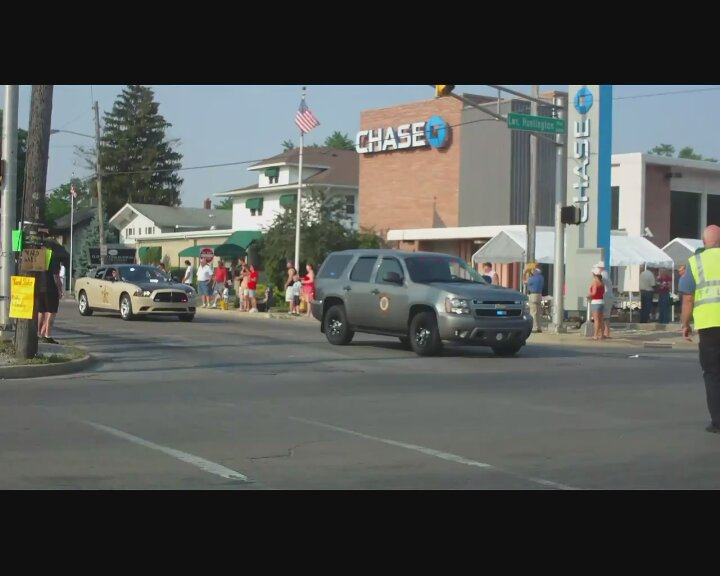
//> input picture frame2.jpg, 720 x 576 px
$ ./goodFeaturesToTrack_Demo2 ../frame2.jpg   (built with g++ and OpenCV 4)
//> lines starting //> are read from the running program, lines starting //| are printed output that depends on the picture; after the words box and inside, x2 and y2 are one past the last pixel; in counts of white or black regions, pixels touching at a corner belong together
/**
 * @function goodFeaturesToTrack_Demo.cpp
 * @brief Demo code for detecting corners using Shi-Tomasi method
 * @author OpenCV team
 */

#include "opencv2/imgcodecs.hpp"
#include "opencv2/highgui/highgui.hpp"
#include "opencv2/imgproc/imgproc.hpp"
#include <iostream>
#include <stdio.h>
#include <stdlib.h>

using namespace cv;
using namespace std;

/// Global variables
Mat src, src_gray;

int maxCorners = 23;
int maxTrackbar = 100;

RNG rng(12345);
const char* source_window = "Image";

/// Function header
void goodFeaturesToTrack_Demo( int, void* );

/**
 * @function main
 */
int main( int, char** argv )
{
  /// Load source image and convert it to gray
  src = imread( argv[1], 1 );
//> src is the input picture: 576 rows x 720 cols, CV_8UC3; mean B, G, R 86.2, 89.5, 86.4
  cvtColor( src, src_gray, COLOR_BGR2GRAY );
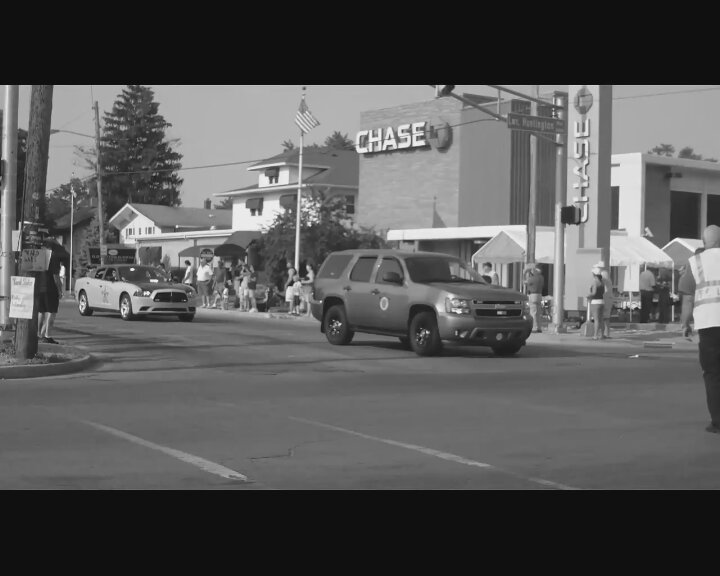
//> src_gray: 576 rows x 720 cols, CV_8UC1; min 6, max 249, mean 88.2

  /// Create Window
  namedWindow( source_window, WINDOW_AUTOSIZE );

  /// Create Trackbar to set the number of corners
  createTrackbar( "Max  corners:", source_window, &maxCorners, maxTrackbar, goodFeaturesToTrack_Demo );

  imshow( source_window, src );

  goodFeaturesToTrack_Demo( 0, 0 );

  IplImage* imgB = cvLoadImage( "frame2.jpg", CV_LOAD_IMAGE_GRAYSCALE);

  CvSize img_sz = cvGetSize( imgA );
  int win_size = 10;

  IplImage* imgC = cvLoadImage( "OpticalFlow1.jpg",CV_LOAD_IMAGE_UNCHANGED);
  waitKey(0);
  return(0);
}

/**
 * @function goodFeaturesToTrack_Demo.cpp
 * @brief Apply Shi-Tomasi corner detector
 */
void goodFeaturesToTrack_Demo( int, void* )
{
  if( maxCorners < 1 ) { maxCorners = 1; }

  /// Parameters for Shi-Tomasi algorithm
  vector<Point2f> corners;
  double qualityLevel = 0.01;
  double minDistance = 10;
  int blockSize = 3;
  bool useHarrisDetector = false;
  double k = 0.04;

  /// Copy the source image
  Mat copy;
  copy = src.clone();

  /// Apply corner detection
  goodFeaturesToTrack( src_gray,
               corners,
               maxCorners,
               qualityLevel,
               minDistance,
               Mat(),
               blockSize,
               useHarrisDetector,
               k );
//> corners = 23 Points (x, y), first 12: [130, 269], [24, 222], [150, 280], [310, 225], [427, 332], [61, 266], [148, 293], [19, 250], [444, 86], [176, 226], [370, 150], [321, 301]


  /// Draw corners detected
  cout<<"** Number of corners detected: "<<corners.size()<<endl;
//| ** Number of corners detected: 23
  int r = 4;
  for( size_t i = 0; i < corners.size(); i++ )
     { circle( copy, corners[i], r, Scalar(rng.uniform(0,255), rng.uniform(0,255), rng.uniform(0,255)), -1, 8, 0 ); }
//> this loop made 23 passes
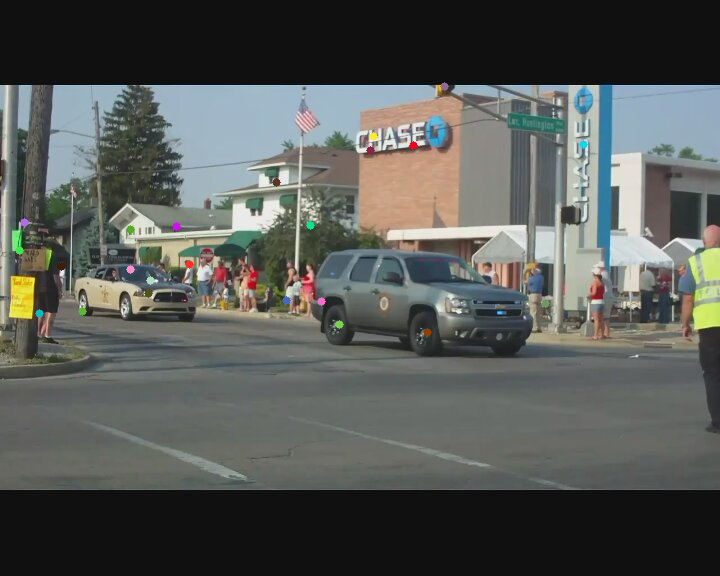
//> copy: 576 rows x 720 cols, CV_8UC3; 0.27% of pixels changed, all inside (x1, y1, x2, y2) = (15, 82, 588, 337)
//> (the run ends here: the program needs code that is not available in this run, at `CvSize img_sz = cvGetSize( imgA );`)

$ run again, with frame01.jpg copied over frame2.jpg
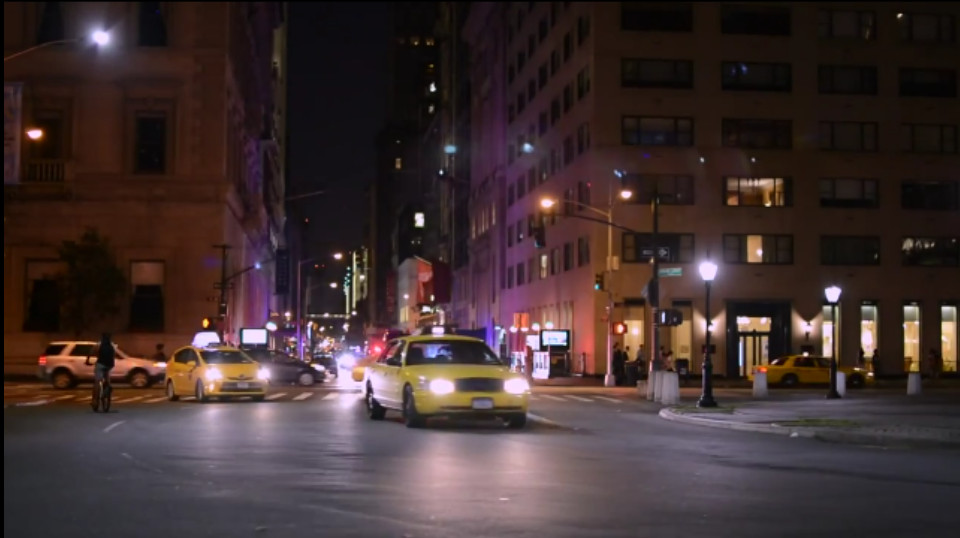
//> input picture frame01.jpg, 960 x 538 px
//> src is the input picture: 538 rows x 960 cols, CV_8UC3; mean B, G, R 48.3, 48.6, 64.3
//> in main, `cvtColor( src, src_gray, COLOR_BGR2GRAY );`:
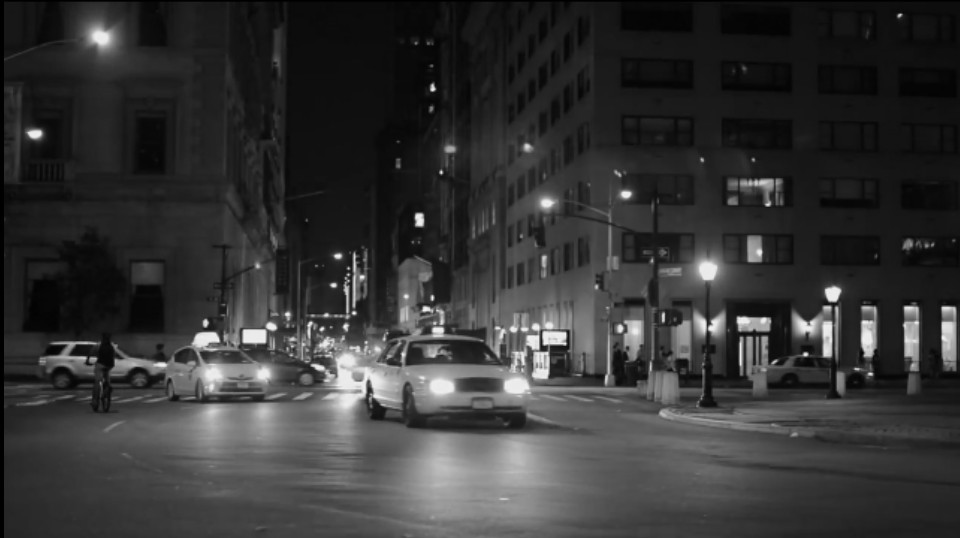
//> src_gray: 538 rows x 960 cols, CV_8UC1; min 0, max 244, mean 53.2
//> corners = 23 Points (x, y), first 12: [441, 173], [565, 344], [348, 268], [353, 313], [901, 14], [423, 310], [432, 300], [806, 354], [432, 84], [871, 374], [311, 365], [323, 328]
//| ** Number of corners detected: 23
//> the loop in goodFeaturesToTrack_Demo, `for( size_t i = 0; i < corners.size(); i++ ) { circle( copy, corners[i..` made 23 passes
//> after the loop in goodFeaturesToTrack_Demo, `for( size_t i = 0; i < corners.size(); i++ )`:
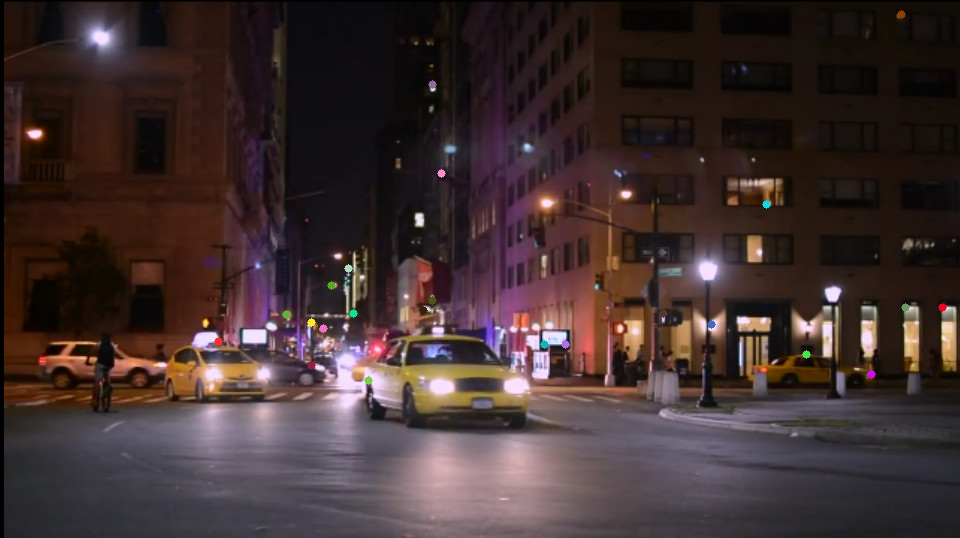
//> copy: 538 rows x 960 cols, CV_8UC3; 0.22% of pixels changed, all inside (x1, y1, x2, y2) = (214, 10, 947, 385)
